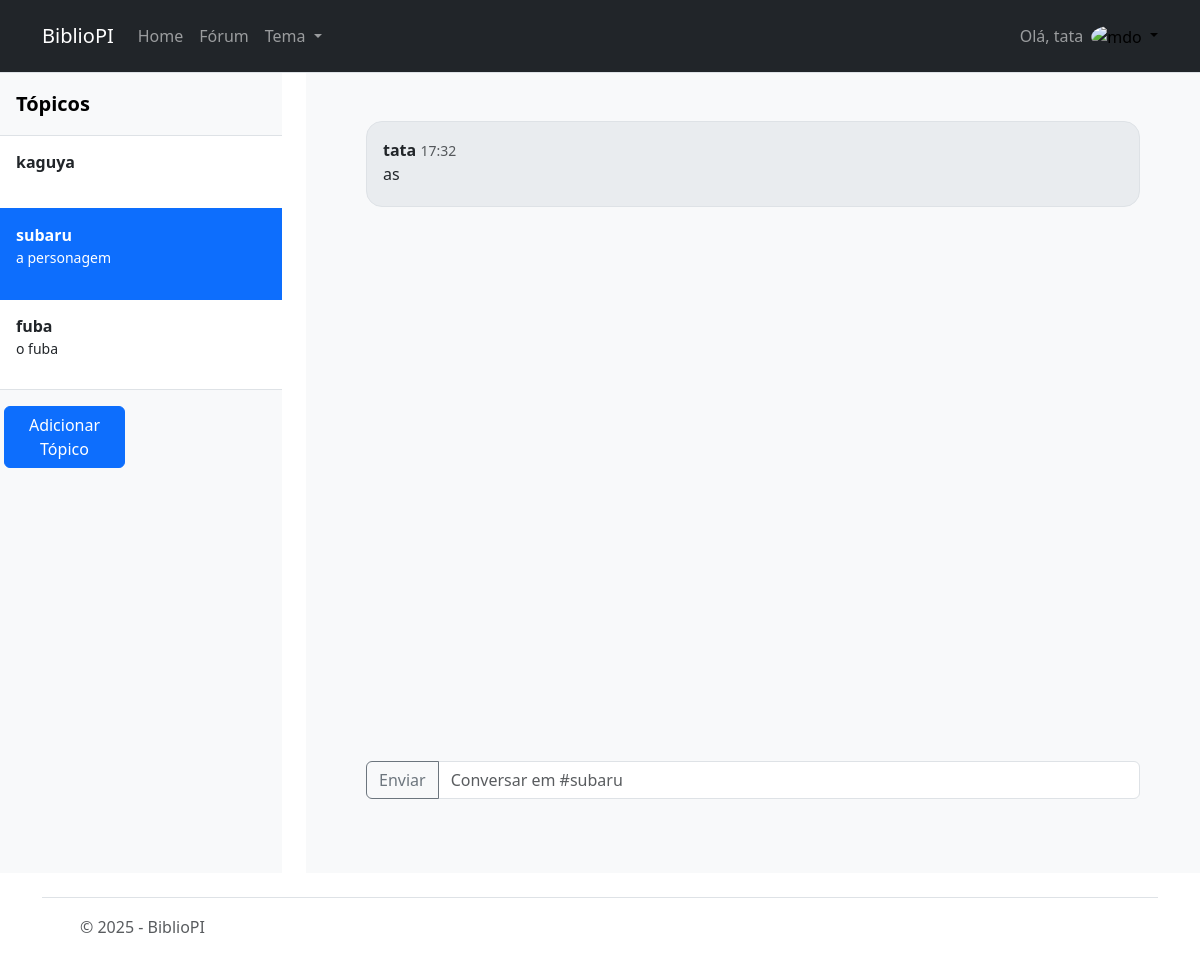
The page /forum/4/ (signed in) on the database its author committed.
### app/models.py (models this page shows, shortened)
class Topico(models.Model):
    nome = models.CharField(max_length=200, verbose_name="Nome do post")
    desc = models.CharField(max_length=200, verbose_name="Descrição do post")
    class Meta:
        verbose_name = "Topico"
        verbose_name_plural = "Topicos"

class Mensagem(models.Model):
    topico = models.ForeignKey(Topico, on_delete=models.CASCADE)
    usuario = models.ForeignKey(User, on_delete=models.CASCADE)
    texto = models.CharField(max_length=600, verbose_name="Nome do post")
    criado_em = models.DateTimeField(auto_now_add=True)
    class Meta:
        verbose_name = "Mensagem"
        verbose_name_plural = "Mensagens"

### app/views.py (the view, shortened to what this page needs)
# urls.py: path("forum/", ForumView.as_view(), name='forum_lista'),
class ForumView(View):
    def get(self, request, topico_id=None):
        topicos = Topico.objects.all()
        if topico_id is None:
            return render(request, "forum.html", {"topicos": topicos, "topico": None, "mensagens": None})
        topico = get_object_or_404(Topico, id=topico_id)
        mensagens = Mensagem.objects.filter(topico=topico).order_by("criado_em")
        return render(request, "forum.html", {"topicos": topicos, "topico": topico, "mensagens": mensagens})

### app/templates/forum.html (shortened to what this page needs)
{% extends "base.html" %}
{% block content %}
    <div class="row">
        <div class="col-3">
            {% include "partials/sidebar.html" %}
        </div>
        <div class="col-9">
            {% if topico %}
            {% include "chat.html" %}
            {% else %}
            <div class="container p-5">
                <div class="alert alert-warning" role="alert">
                    Escolha um tópico
                </div>
            </div>
            {% endif %}
        </div>
    </div>
{% endblock %}

### app/templates/partials/header.html (shortened to what this page needs)
{% load static %}
<head>
  <link href="https://cdn.jsdelivr.net/npm/bootstrap@5.3.8/dist/css/bootstrap.min.css" rel="stylesheet"
>
  <link rel="stylesheet" href="https://cdn.jsdelivr.net/npm/bootstrap-icons@1.11.3/font/bootstrap-icons.css">
</head>
<header class="border-bottom">
  <nav class="navbar navbar-expand-lg navbar-dark bg-dark p-3">
    <div class="container">
      <a class="navbar-brand" href="#">BiblioPI</a>
      <div class="collapse navbar-collapse" id="navbarNavDropdown">
        <ul class="navbar-nav me-auto mb-2 mb-lg-0">
          <li class="nav-item">
            <a class="nav-link" href="/">Home</a>
          </li>
          <li class="nav-item">
            <a class="nav-link" href="/forum/">Fórum</a>
          </li>
          <li class="nav-item dropdown">
            <a class="nav-link dropdown-toggle" href="#" role="button" data-bs-toggle="dropdown" aria-expanded="false">
              Tema
            </a>
          </li>
        </ul>
        <div class="d-flex align-items-center">
          {% if user.is_authenticated %}
          <ul class="navbar-nav">
            <li class="nav-item">
              <a class="nav-link">Olá, {{ user.username }}</a>
            </li>
          </ul>
          {% else %}
          <ul class="navbar-nav">
            <li class="nav-item">
              <a class="nav-link">Visitante</a>
            </li>
          </ul>
          {% endif %}
          <div class="dropdown text-end">
            <a href="#" class="d-block link-body-emphasis text-decoration-none dropdown-toggle"
              data-bs-toggle="dropdown" aria-expanded="false">
              <img src="https://github.com/mdo.png" alt="mdo" width="32" height="32" class="rounded-circle" />
            </a>
          </div>
        </div>
      </div>
    </div>
  </nav>
</header>

### app/templates/partials/sidebar.html (shortened to what this page needs)
<div class="flex-column align-items-stretch flex-shrink-0 bg-body-tertiary"
    style="height: 100vh; overflow-y: auto; overflow-x: hidden;">
    <a href="/"
        class="d-flex align-items-center flex-shrink-0 p-3 link-body-emphasis text-decoration-none border-bottom">
        <span class="fs-5 fw-semibold">Tópicos</span>
    </a>
    <div class="list-group list-group-flush border-bottom scrollarea" id="lista-topicos">
        {% for topico in topicos %}
        <a href="{% url 'forum' topico.id %}" class="list-group-item list-group-item-action py-3 lh-sm"
            aria-current="true">
            <div class="d-flex w-100 align-items-center justify-content-between">
                <strong class="mb-1">{{ topico.nome }}</strong>
            </div>
            <div class="col-10 mb-1 small">
                <p>{{ topico.desc }}</p>
            </div>
        </a>
        {% endfor %}
    </div>
    <div class="row">
        <div class="col-md-6 p-3">
            {% if user.is_authenticated %}
            <button type="button" class="btn btn-primary" data-bs-toggle="modal" data-bs-target="#modalNovoTopico">
                Adicionar Tópico
            </button>
            {% else %}
            <button type="button" class="btn btn-primary" disabled>Login nescessário</button>
            {% endif %}
        </div>
    </div>
</div>

### app/templates/chat.html (shortened to what this page needs)
<div class="container p-5 bg-body-tertiary" style="min-height: 100vh;">
    <div class="container overflow-y-auto" style="height: 80vh;">
        {% for mensagem in mensagens %}
        <div class="bg-body-secondary flex-column border rounded-4 mb-3 p-3 msg">
            <strong>{{ mensagem.usuario.username }}</strong>
            <small class="text-muted">{{ mensagem.criado_em|date:"H:i" }}</small>
            <p class="mb-1">{{ mensagem.texto }}</p>
        </div>
        {% empty %}
        <div class="alert alert-warning" role="alert">
            Esse forum ainda não tem mensagens, seja o primeiro!
        </div>
        {% endfor %}
    </div>
    <div class="container">
        {% if user.is_authenticated %}
        <form method="POST">
            <div class="input-group mb-3">
                <button class="btn btn-outline-secondary" type="submit">Enviar</button>
                <input name="texto" type="text" class="form-control" placeholder='Conversar em #{{ topico.nome }}'
                    required">
            </div>
        </form>
        {% endif %}
    </div>
</div>

### app/templates/forum.html (style rules this page uses)
html { overflow-x: hidden; }

### app/templates/chat.html (style rules this page uses)
.msg { transition: 0.2s ease; }

### rows shown on the page
Topico: nome "kaguya"
Topico: nome "subaru", desc "a personagem", texto "Conversar em #subaru"
Topico: nome "fuba", desc "o fuba"
Mensagem: usuario.username "tata", criado_em "17:32", texto "as"

### other values the page prints
{{ user.username }} "tata"
